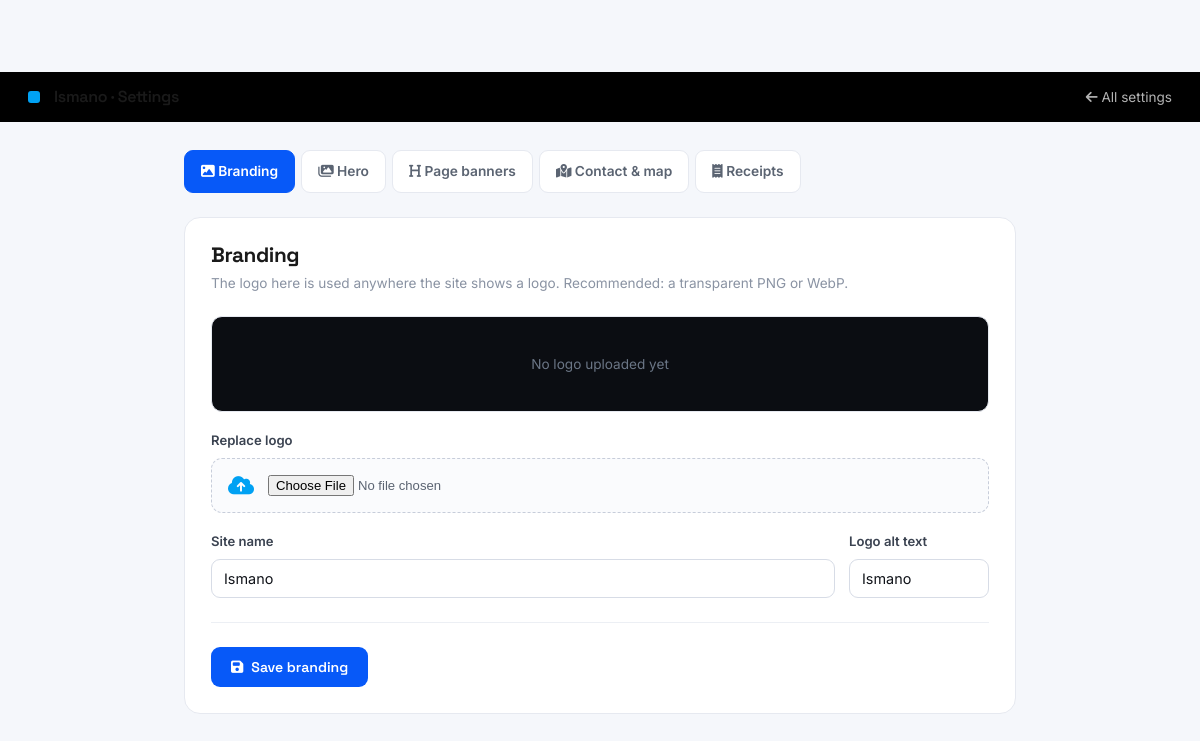
Page /public/admin/settings/edit.php (signed in) on the committed database.
### tables this page shows
CREATE TABLE IF NOT EXISTS site_settings (
    setting_key   VARCHAR(100) NOT NULL PRIMARY KEY,
    setting_value TEXT NULL,
    updated_at    TIMESTAMP NOT NULL DEFAULT CURRENT_TIMESTAMP ON UPDATE CURRENT_TIMESTAMP
);

### app/v1/models/SettingModel.php (called while the page is built, shortened)
<?php
class SettingModel
{
    private PDO $pdo;
    public function __construct(PDO $pdo)
    {
        $this->pdo = $pdo;
    }
    public function get(string $key, ?string $default = null): ?string
    {
        $stmt = $this->pdo->prepare(
            "SELECT setting_value FROM site_settings WHERE setting_key = ?"
        );
        $stmt->execute([$key]);
        $row = $stmt->fetch(PDO::FETCH_ASSOC);
        if ($row === false) {
            return $default;
        }
        return $row['setting_value'] ?? $default;
    }
}

### app/v1/config/paths.php (called while the page is built, shortened)
<?php
if (!function_exists('settings_asset_url')) {
    function settings_asset_url(?string $storedPath): string {
        if ($storedPath === null || $storedPath === '') {
            return '';
        }
        return url(ltrim($storedPath, '/'));
    }
}

### public/admin/settings/edit.php (the view, shortened to what this page needs)
<?php
require_once __DIR__ . '/../../../app/v1/models/SettingModel.php';
require_once __DIR__ . '/../../../app/v1/config/db_connect.php';
$settings = new SettingModel($pdo);
$section = $_GET['section'] ?? 'logo';
$siteName    = $settings->get('site_name', 'Ismano');
$logoAlt     = $settings->get('logo_alt', 'Ismano');
$logoUrl     = settings_asset_url($settings->get('logo_path'));
?>
<!DOCTYPE html>
<html lang="en">
<head>
  <link rel="stylesheet" href="<?php echo BASE_URL; ?>/assets/css/theme.css">
  <link rel="stylesheet" href="https://cdnjs.cloudflare.com/ajax/libs/font-awesome/6.5.0/css/all.min.css">
</head>
<body>
<div class="admin-topbar">
  <span class="dot"></span>
  <h1><?php echo htmlspecialchars($siteName); ?> · Settings</h1>
  <a class="back" href="index.php"><i class="fa-solid fa-arrow-left"></i> All settings</a>
</div>
<div class="wrap">
  <div class="tabs">
    <a class="tab <?php echo $section === 'logo' ? 'active' : ''; ?>"    href="edit.php?section=logo"><i class="fa-solid fa-image"></i> Branding</a>
    <a class="tab <?php echo $section === 'hero' ? 'active' : ''; ?>"    href="edit.php?section=hero"><i class="fa-solid fa-images"></i> Hero</a>
    <a class="tab <?php echo $section === 'headers' ? 'active' : ''; ?>" href="edit.php?section=headers"><i class="fa-solid fa-heading"></i> Page banners</a>
    <a class="tab <?php echo $section === 'contact' ? 'active' : ''; ?>" href="edit.php?section=contact"><i class="fa-solid fa-map-location-dot"></i> Contact &amp; map</a>
    <a class="tab <?php echo $section === 'receipt' ? 'active' : ''; ?>" href="edit.php?section=receipt"><i class="fa-solid fa-receipt"></i> Receipts</a>
  </div>
  <?php if ($section === 'logo'): ?>
    <form class="panel" method="POST" enctype="multipart/form-data">
      <h2>Branding</h2>
      <p class="hint">The logo here is used anywhere the site shows a logo. Recommended: a transparent PNG or WebP.</p>
      <div class="logo-preview">
        <?php if ($logoUrl): ?>
          <img src="<?php echo htmlspecialchars($logoUrl); ?>" alt="<?php echo htmlspecialchars($logoAlt); ?>">
        <?php else: ?>
          <span class="muted">No logo uploaded yet</span>
        <?php endif; ?>
      </div>
      <div class="field">
        <label>Replace logo</label>
        <div class="file-drop">
          <i class="fa-solid fa-cloud-arrow-up" style="font-size:1.3rem;color:var(--brand-sky);"></i>
          <input type="file" name="logo" accept="image/png,image/jpeg,image/webp">
        </div>
      </div>
      <div class="row">
        <div class="field" style="margin:0;">
          <label>Site name</label>
          <input type="text" name="site_name" value="<?php echo htmlspecialchars($siteName); ?>">
        </div>
        <div class="field" style="margin:0;">
          <label>Logo alt text</label>
          <input type="text" name="logo_alt" value="<?php echo htmlspecialchars($logoAlt); ?>">
        </div>
      </div>
      <div class="divider"></div>
      <button class="btn btn-primary" type="submit"><i class="fa-solid fa-floppy-disk"></i> Save branding</button>
    </form>
  <?php endif; ?>
</div>
</body>
</html>

### public/assets/css/theme.css (style rules this page uses)
:root { --dh-green: #2E7D32; --dh-green-mid: #388E3C; --dh-green-light: #4CAF50; --dh-green-pale: #E8F5E9; --dh-green-dark: #1B5E20; --bg: #FFFFFF; --bg-alt: #F6F8F5; --bg-card: #FFFFFF; --bg-input: #F6F8F5; --text: #1A1A1A; --text-sub: #4B5563; --text-muted: #6B7280; --text-invert: #FFFFFF; --border: #E2E8E2; --border-card: #E8EEE8; --nav-bg: rgba(255,255,255,0.96); --nav-border: rgba(0,0,0,0.07); --nav-shadow: 0 2px 20px rgba(0,0,0,0.07); --navbar-height: 72px; --footer-bg: #1A2B1A; --footer-text: rgba(255,255,255,0.65); --focus-ring: 0 0 0 3px rgba(46,125,50,0.2); --shadow-sm: 0 1px 4px rgba(0,0,0,0.06); --shadow-md: 0 4px 16px rgba(0,0,0,0.08); --shadow-lg: 0 8px 32px rgba(0,0,0,0.12); --shadow-xl: 0 16px 48px rgba(0,0,0,0.16); --font-display: 'Space Grotesk', sans-serif; --font-body: 'Inter', sans-serif; --font-mono: 'JetBrains Mono', monospace; --r-xs: 4px; --r-sm: 8px; --r-md: 12px; --r-lg: 18px; --r-xl: 24px; --r-full: 9999px; --trans: 0.25s ease; --trans-slow: 0.4s ease; --color-primary: var(--dh-green); --color-primary-deep: var(--dh-green-dark); --color-primary-light: var(--dh-green-light); --color-accent: #F59E0B; --color-accent-dark: #D97706; --color-secondary: var(--dh-green-dark); --color-surface: var(--bg); --color-surface-alt: var(--bg-alt); --color-surface-mint: var(--dh-green-pale); --color-border: var(--border); --color-text-heading: var(--text); --color-text-body: var(--text-sub); --color-text-muted: var(--text-muted); --color-text-inverse: var(--text-invert); --brand-primary: var(--dh-green); --brand-secondary: var(--dh-green-light); --brand-accent: #F59E0B; --brand-dark: var(--dh-green-dark); --container-max: 1200px; --section-pad-y: 5rem; --space-1: 0.25rem; --space-2: 0.5rem; --space-3: 0.75rem; --space-4: 1rem; --space-6: 1.5rem; --space-8: 2rem; --space-10: 2.5rem; --space-12: 3rem; --space-16: 4rem; --space-20: 5rem; --space-24: 6rem; --radius-sm: 8px; --radius-md: 12px; --radius-lg: 18px; --radius-xl: 24px; --radius-full: 9999px; --transition-fast: 150ms ease; --transition-base: 250ms ease; --transition-slow: 400ms ease; --text-xs: 0.75rem; --text-sm: 0.875rem; --text-base: 1rem; --text-lg: 1.375rem; --text-xl: 1.75rem; --text-2xl: 2.25rem; --text-3xl: 3rem; --text-4xl: 4rem; }
*, *::before, *::after { box-sizing: border-box; margin: 0; padding: 0; }
html { scroll-behavior: smooth; scroll-padding-top: var(--navbar-height); }
body { font-family: var(--font-body); background: var(--bg); color: var(--text); line-height: 1.65; -webkit-font-smoothing: antialiased; overflow-x: hidden; padding-top: var(--navbar-height); transition: background-color var(--trans), color var(--trans); }
h1, h2, h3, h4, h5, h6 { font-family: var(--font-display); color: var(--text); line-height: 1.15; letter-spacing: -0.02em; }
a { color: var(--dh-green); text-decoration: none; transition: color var(--trans); }
p { color: var(--text-sub); }
.dh-btn, .btn { display: inline-flex; align-items: center; gap: 8px; padding: 12px 24px; border-radius: var(--r-sm); font-family: var(--font-display); font-size: 0.9rem; font-weight: 700; border: none; cursor: pointer; white-space: nowrap; text-decoration: none; transition: transform 0.15s ease, box-shadow var(--trans), background var(--trans), color var(--trans), border-color var(--trans); }

### rows in the picture
site_settings: setting_value "Ismano", site_name "Ismano"
site_settings: logo_alt "Ismano"
